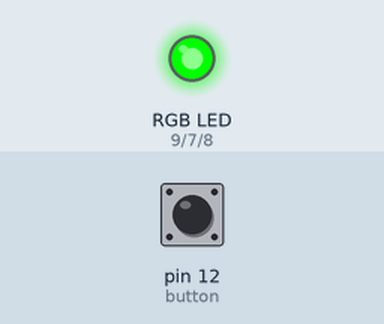
This sketch was run on a simulated Arduino Uno, built with avr-gcc and run on an emulated ATmega328P. On the bench: an RGB LED mixed from three pins (HIGH = lit). Inputs (shaded band) come from the test bench; at power-on: pin 12 (button) LOW. Dim RGB values are drawn brighter than linear.

Above: at 1.2 s.
1.3 s: pin 12 (button) pulled HIGH for 0.15 s
At 1.45 s:
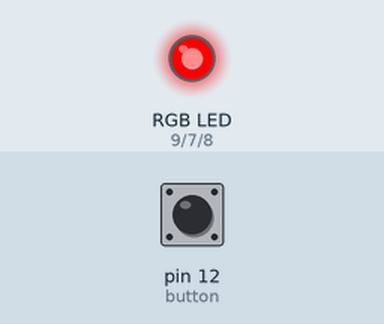
At 2.05 s:
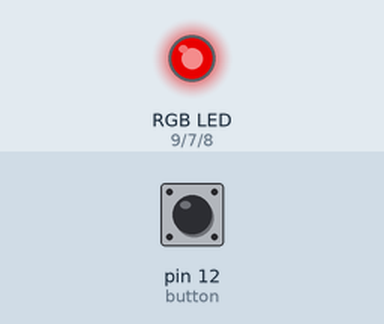
4.3 s: pin 12 (button) pulled HIGH for 3.2 s
At 12.9 s:
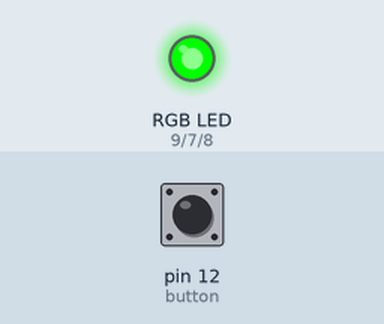
Timing chart, 0 to 14.4 s (numbered marks = the images above; inputs shaded):
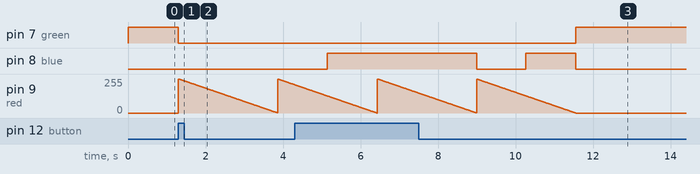

Measured:
- after the input at 1.3 s, pin 7 (green): HIGH → LOW at once; pin 9 (red): ramps from 255/255 to 1/255 and jumps back, once every 2.6 s
- after the input at 4.3 s, pin 7 (green): LOW → HIGH after 7.3 s instead of 2.1 s

The sketch:

pushbuttonRGB.ino
```cpp
const int red = 9;
const int blue = 8;
const int green = 7;
const int button = 12;

void setup(){
    pinMode(red, OUTPUT);
    pinMode(blue, OUTPUT);
    pinMode(green, OUTPUT);
    pinMode(button, INPUT);
    Serial.begin(9600);
}

void loop(){
      if(digitalRead(button) == HIGH)
      {
        digitalWrite(green, LOW);
        for(int i=0;i<=255; i++)
        {
        analogWrite(red, i);
        analogWrite(red, 256-i);
        delay(10);
        }
      for(int i=255;i>=0; i--)
        {
        analogWrite(red, i);
        analogWrite(blue,256-i);
        delay(10);
        }
      }
      else{
        digitalWrite(green, HIGH);
        digitalWrite(red, LOW);
        digitalWrite(blue, LOW);
      }

}
```
